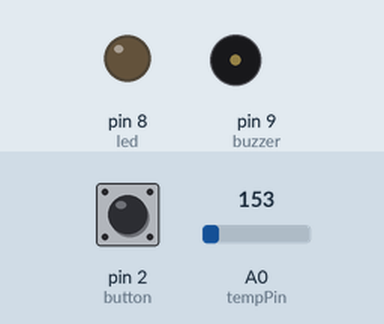
Simulated run of this sketch. Board: Arduino Uno, built with avr-gcc and run on an emulated ATmega328P. Shown: output pins drawn as LEDs (lit = HIGH), buzzer (waves = sounding, pin HIGH). The inputs (shaded band) are chosen by the test bench; at power-on: A0 (tempPin) = 153, pin 2 (button) HIGH.

Above: at 1.2 s.
1.3 s: A0 (tempPin) set to 175
At 2.5 s:
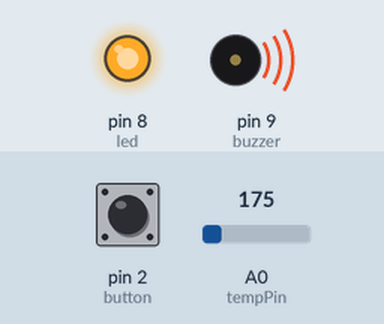
2.8 s: A0 (tempPin) set to 133
At 3.7 s:
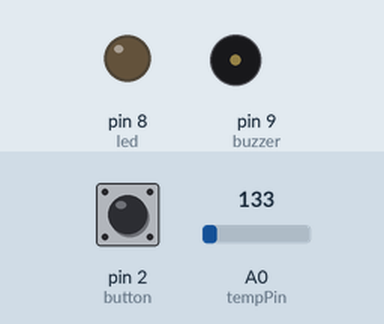
4.3 s: A0 (tempPin) set to 165
At 4.8 s:
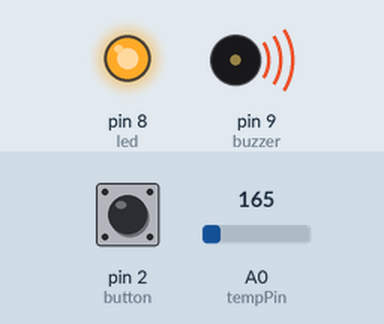
Timing chart, 0 to 7.3 s (numbered marks = the images above; inputs shaded):
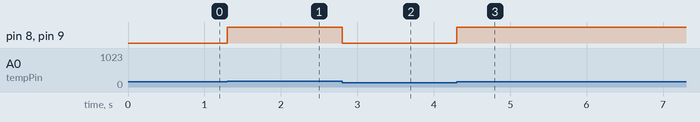

Measured:
- the behaviour switches between 163 and 164 on A0 (tempPin) (found by bisection; images 0 and 1)
- after the input at 1.3 s, pin 8 (led), pin 9 (buzzer): LOW → HIGH at once
- after the input at 2.8 s, pin 8 (led), pin 9 (buzzer): HIGH → LOW at once
- after the input at 4.3 s, pin 8 (led), pin 9 (buzzer): LOW → HIGH at once

The sketch:

code.ino
```cpp
const int tempPin = A0;
const int button = 2;
const int led = 8;
const int buzzer = 9;

void setup() {
  pinMode(button, INPUT_PULLUP);
  pinMode(led, OUTPUT);
  pinMode(buzzer, OUTPUT);
}

void loop() {
  float temp = (analogRead(tempPin) * 5.0 / 1023 - 0.5) * 100;

  if (temp > 30 || digitalRead(button) == LOW) {
    digitalWrite(led, HIGH);
    digitalWrite(buzzer, HIGH);
  } else {
    digitalWrite(led, LOW);
    digitalWrite(buzzer, LOW);
  }
}
```
